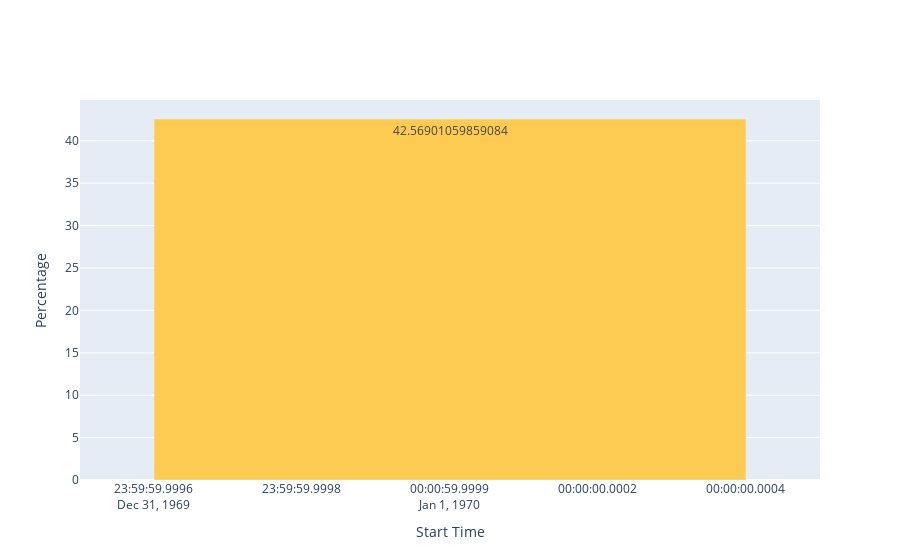

Notebook code for this chart:
### Code cell
import pandas as pd
import plotly.express as px
import plotly.io as pio
import plotly.graph_objects as go

# Step 3: Read the CSV file into a DataFrame
df = pd.read_csv('/home/ameknas/sequenoscope-1/test_SE/sample_manifest.txt', sep='\t')

# Step 4: Define the dictionary for decision classification
classes = {
    "stop_receiving": ["signal_positive"],
    "unblocked": ["data_service_unblock_mux_change"],
    "no_decision": ["signal_negative", "unblock_mux_change"]
}

# Step 5: Convert the start time column to datetime format
df['start_time'] = pd.to_datetime(df['start_time'])

# Step 6: Create a function to calculate the time bins
def calculate_time_bins(df, time_unit):
    if time_unit == 'minutes':
        df['start_time'] = df['start_time'].dt.floor('min')
    elif time_unit == 'hours':
        df['start_time'] = df['start_time'].dt.floor('h')
    else:
        df['start_time'] = df['start_time'].dt.floor('s')
    return df

# Step 7: Apply the time binning function based on the user's selection
time_unit = 'hours'  # Default time unit
df = calculate_time_bins(df, time_unit)

# Step 8: Group the data by start time and decision, and calculate the count for each combination
grouped = df.groupby(['start_time', 'decision']).size().reset_index(name='count')

# Step 9: Calculate the percentage of each decision at each time bin
grouped['percentage'] = grouped.groupby('start_time')['count'].apply(lambda x: 100 * x / float(x.sum()))

# Step 10: Filter the data to include only the relevant decisions from the classes dictionary
grouped = grouped[grouped['decision'].isin([d for v in classes.values() for d in v])]

# Step 11: Create the stacked bar chart using Plotly
fig = go.Figure()

for start_time, data in grouped.groupby('start_time'):
    total_percentage = data['percentage'].sum()
    remaining_percentage = 100 - total_percentage
    remaining_data = pd.DataFrame({'decision': ['Remaining'], 'percentage': [remaining_percentage]})
    data = pd.concat([data, remaining_data])

    # Customize the color scheme
    colors = px.colors.qualitative.Plotly
    color_map = {decision: color for decision, color in zip(classes.keys(), colors)}
    colors = [color_map.get(decision, colors[-1]) for decision in data['decision']]

    fig.add_trace(go.Bar(
        x=[start_time],
        y=data['percentage'],
        text=data['percentage'],
        textposition='auto',
        marker=dict(color=colors),
        name=''))

# Configure axes and layout
fig.update_layout(
    yaxis_title='Percentage',
    xaxis_title='Start Time',
    legend_title='Decision',
    barmode='stack'
)

# Step 12: Show the stacked bar chart
pio.show(fig)

### Figure 1 — Plotly figure (JSON) as saved in the notebook; plotly's stock layout.template omitted (floating-point values rounded to 4 significant figures)
{"data": [{"marker": {"color": ["#FECB52", "#FECB52", "#FECB52", "#FECB52", "#FECB52"]}, "name": "", "text": [42.57, 25.52, 31.1, 0.7674, 0.0519], "textposition": "auto", "type": "bar", "x": ["1970-01-01T00:00:00"], "y": [42.57, 25.52, 31.1, 0.7674, 0.0519]}], "layout": {"barmode": "stack", "legend": {"title": {"text": "Decision"}}, "xaxis": {"title": {"text": "Start Time"}}, "yaxis": {"title": {"text": "Percentage"}}}}
